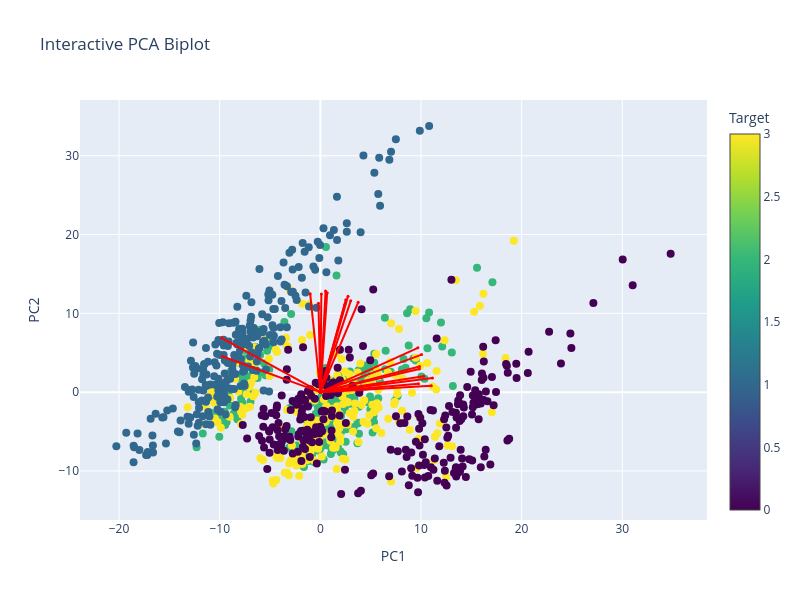

Write notebook code for a chart like this one.
### Markdown cell above
## PC1-PC2

### Code cell
# Prepare data
X = df_clean.iloc[:, :-1].values  # All columns except the last as features
y = df_clean.iloc[:, -1].values   # Last column as target variable

# Convert categorical target to numeric if necessary
if y.dtype == 'object' or y.dtype.name == 'category':
    le = LabelEncoder()
    y = le.fit_transform(y)  # Converts categorical labels into numeric labels

# Scale the data
scaler = StandardScaler()
X = scaler.fit_transform(X)    

# PCA transformation
pca = PCA()
x_new = pca.fit_transform(X)

# Get the PCA loadings (components_ is shape: [n_components, n_features])
loadings = pca.components_

# Number of top variables to show per PC
top_n = 10

# Get top variables per PC by absolute contribution
top_vars = set()
for i in range(2):  # for PC1, PC2, PC3
    component = loadings[i]
    top_indices = np.argsort(np.abs(component))[-top_n:]
    top_vars.update(top_indices)

# Convert to sorted list for consistency
selected_vars = sorted(top_vars)

# Plot
interactive_PCA_biplot(x_new[:, 0:2], np.transpose(pca.components_[0:2, :]),
                       labels=df_clean.columns[:-1], y=y,
                       selected_vars=selected_vars)

### Figure 1 — Plotly figure (JSON) as saved in the notebook; plotly's stock layout.template omitted (floating-point values rounded to 4 significant figures; data arrays with more than 128 entries replaced by an {"elided": "..."} marker saying what was removed)
{"data": [{"hoverinfo": "text", "marker": {"color": {"elided": "972 int values"}, "colorbar": {"title": {"text": "Target"}}, "colorscale": [[0, "#440154"], [0.1111, "#482878"], [0.2222, "#3e4989"], [0.3333, "#31688e"], [0.4444, "#26828e"], [0.5556, "#1f9e89"], [0.6667, "#35b779"], [0.7778, "#6ece58"], [0.8889, "#b5de2b"], [1, "#fde725"]], "showscale": true, "size": 8}, "mode": "markers", "name": "Samples", "text": {"elided": "972 str values"}, "type": "scatter", "x": {"elided": "972 float values"}, "y": {"elided": "972 float values"}}, {"hoverinfo": "text", "hovertext": "RIGHT_INDEX_speed_Gmean", "line": {"color": "red"}, "marker": {"size": 3}, "mode": "lines+markers", "type": "scatter", "x": [0, 9.752], "y": [0, 1.077]}, {"hoverinfo": "text", "hovertext": "RIGHT_ELBOW_speed_integral", "line": {"color": "red"}, "marker": {"size": 3}, "mode": "lines+markers", "type": "scatter", "x": [0, -0.1851], "y": [0, 11.27]}, {"hoverinfo": "text", "hovertext": "LEFT_INDEX_speed_integral", "line": {"color": "red"}, "marker": {"size": 3}, "mode": "lines+markers", "type": "scatter", "x": [0, 0.6807], "y": [0, 12.61]}, {"hoverinfo": "text", "hovertext": "LEFT_ELBOW_speed_integral", "line": {"color": "red"}, "marker": {"size": 3}, "mode": "lines+markers", "type": "scatter", "x": [0, -1.012], "y": [0, 12.5]}, {"hoverinfo": "text", "hovertext": "LEFT_WRIST_speed_integral", "line": {"color": "red"}, "marker": {"size": 3}, "mode": "lines+markers", "type": "scatter", "x": [0, 0.5192], "y": [0, 12.82]}, {"hoverinfo": "text", "hovertext": "total_arm_speed_Gmean", "line": {"color": "red"}, "marker": {"size": 3}, "mode": "lines+markers", "type": "scatter", "x": [0, 10.06], "y": [0, 4.768]}, {"hoverinfo": "text", "hovertext": "total_arm_speed_peak_mean", "line": {"color": "red"}, "marker": {"size": 3}, "mode": "lines+markers", "type": "scatter", "x": [0, 9.692], "y": [0, 5.624]}, {"hoverinfo": "text", "hovertext": "total_arm_speed_integral", "line": {"color": "red"}, "marker": {"size": 3}, "mode": "lines+markers", "type": "scatter", "x": [0, 0.1003], "y": [0, 12.44]}, {"hoverinfo": "text", "hovertext": "total_arm_jerk_Gmean", "line": {"color": "red"}, "marker": {"size": 3}, "mode": "lines+markers", "type": "scatter", "x": [0, 11.03], "y": [0, 0.8205]}, {"hoverinfo": "text", "hovertext": "total_arm_jerk_peak_mean", "line": {"color": "red"}, "marker": {"size": 3}, "mode": "lines+markers", "type": "scatter", "x": [0, 10.27], "y": [0, 2.017]}, {"hoverinfo": "text", "hovertext": "total_arm_jerk_integral", "line": {"color": "red"}, "marker": {"size": 3}, "mode": "lines+markers", "type": "scatter", "x": [0, 3.76], "y": [0, 11.4]}, {"hoverinfo": "text", "hovertext": "total_arm_acceleration_Gmean", "line": {"color": "red"}, "marker": {"size": 3}, "mode": "lines+markers", "type": "scatter", "x": [0, 11.14], "y": [0, 1.793]}, {"hoverinfo": "text", "hovertext": "total_arm_acceleration_Gstd", "line": {"color": "red"}, "marker": {"size": 3}, "mode": "lines+markers", "type": "scatter", "x": [0, 9.841], "y": [0, 2.924]}, {"hoverinfo": "text", "hovertext": "total_arm_acceleration_peak_mean", "line": {"color": "red"}, "marker": {"size": 3}, "mode": "lines+markers", "type": "scatter", "x": [0, 9.867], "y": [0, 3.257]}, {"hoverinfo": "text", "hovertext": "total_arm_acceleration_integral", "line": {"color": "red"}, "marker": {"size": 3}, "mode": "lines+markers", "type": "scatter", "x": [0, 2.751], "y": [0, 12.16]}, {"hoverinfo": "text", "hovertext": "lwrist_nose_integral", "line": {"color": "red"}, "marker": {"size": 3}, "mode": "lines+markers", "type": "scatter", "x": [0, -9.712], "y": [0, 4.517]}, {"hoverinfo": "text", "hovertext": "lwrist_rhip_ts_range", "line": {"color": "red"}, "marker": {"size": 3}, "mode": "lines+markers", "type": "scatter", "x": [0, 3.018], "y": [0, 11.59]}, {"hoverinfo": "text", "hovertext": "lwrist_lhip_ts_range", "line": {"color": "red"}, "marker": {"size": 3}, "mode": "lines+markers", "type": "scatter", "x": [0, 2.537], "y": [0, 11.74]}, {"hoverinfo": "text", "hovertext": "rwrist_rshoulder_integral", "line": {"color": "red"}, "marker": {"size": 3}, "mode": "lines+markers", "type": "scatter", "x": [0, -9.825], "y": [0, 6.896]}, {"hoverinfo": "text", "hovertext": "left_arm_flex_ts_range", "line": {"color": "red"}, "marker": {"size": 3}, "mode": "lines+markers", "type": "scatter", "x": [0, 2.421], "y": [0, 11.09]}], "layout": {"height": 600, "hovermode": "closest", "showlegend": false, "title": {"text": "Interactive PCA Biplot"}, "width": 800, "xaxis": {"title": {"text": "PC1"}}, "yaxis": {"title": {"text": "PC2"}}}}
